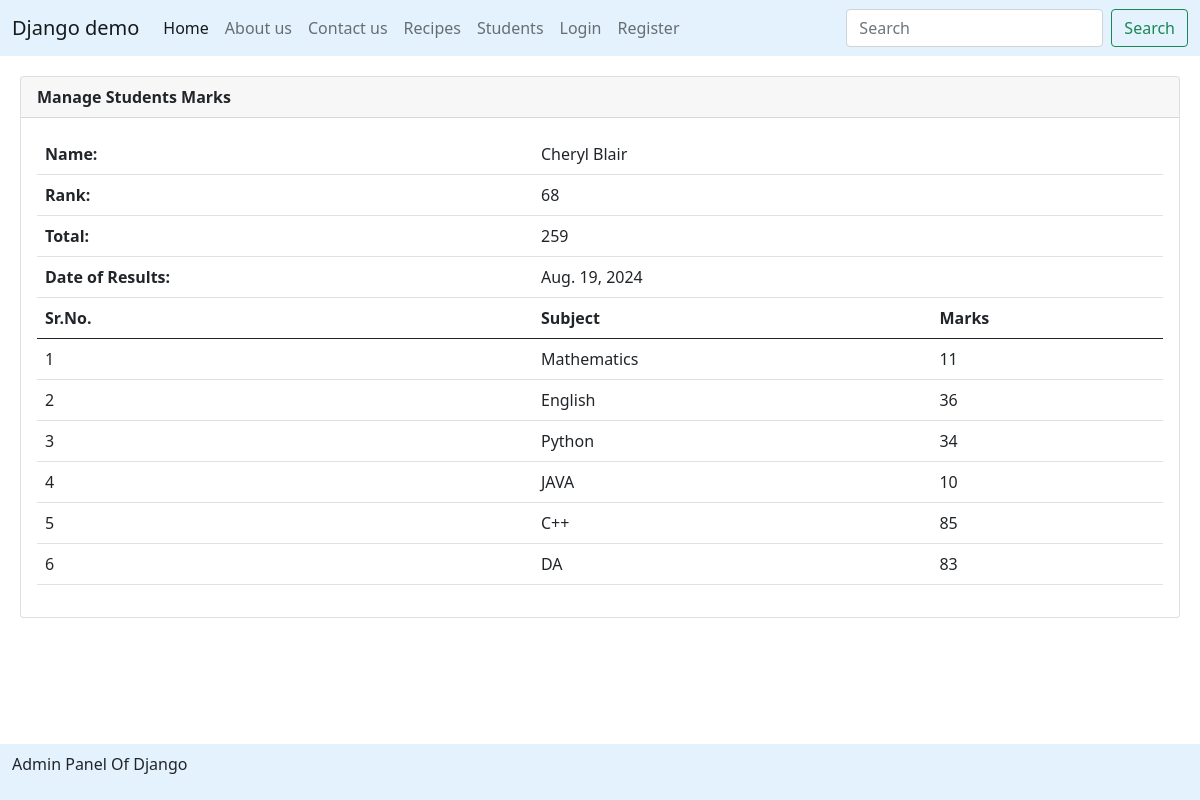
/students/marks/STU-0222, run on the app's committed database.
### recipe/models.py (models this page shows, shortened)
class SubjectMarks(models.Model):
    student = models.ForeignKey(Student, related_name="studentmarks", on_delete=models.CASCADE)
    subject = models.ForeignKey(Subject, on_delete=models.CASCADE)
    marks = models.IntegerField()
    class Meta:
        unique_together = ['student', 'subject']

class Student(models.Model):
    department = models.ForeignKey(Department, related_name="depart", on_delete=models.CASCADE)
    student_id = models.OneToOneField(StudentID, related_name="studentid", on_delete=models.CASCADE)
    name = models.CharField(max_length=100)
    email = models.EmailField()
    phone = models.CharField(max_length=100)
    age = models.IntegerField()
    address = models.TextField(null=True, blank=True)
    is_deleted = models.BooleanField(default=False)
    objects = StudentsManager()
    admin_objects = models.Manager()
    def __str__(self) -> str:
        return self.name
    class Meta:
        ordering = ['name']
        verbose_name = "student"

class ReportCard(models.Model):
    student = models.ForeignKey(Student, related_name="studentreportcard", on_delete=models.CASCADE)
    student_rank = models.IntegerField()
    date_of_report_card_generation = models.DateField(auto_now_add=True)
    class Meta:
        unique_together = ['student_rank', 'date_of_report_card_generation']

class Subject(models.Model):
    subject_name = models.CharField(max_length=100)
    def __str__(self) -> str:
        return self.subject_name

### recipe/views.py (the view)
# urls.py: path('students/marks/<student_id>', see_marks, name="see_marks"),
def see_marks(request, student_id):
   queryset = SubjectMarks.objects.filter(student__student_id__student_id = student_id)
   total_marks = queryset.aggregate(total_marks = Sum('marks'))
   context = {'page':'Django Student Marks', 'marks':queryset, 'total_marks':total_marks}
   return render(request, 'report/student_marks.html', context)

### recipe/templates/report/student_marks.html
{% extends "layouts/master.html" %}
{% block main %}
<div class="card" style="margin: 20px;">
    <div class="card-header">
       <b>Manage Students Marks</b>
    </div>
    <div class="card-body">
            <table class="table">
                <thead>
                    <tr>
                        <th>Name:</th>
                        <td colspan="2">{{ marks.first.student }}</td>
                    </tr>
                    <tr>
                        <th>Rank:</th>
                        <td colspan="2">{{ marks.first.student.studentreportcard.first.student_rank }}</td>
                    </tr>
                    <tr>
                        <th>Total:</th>
                        <td colspan="2">{{ total_marks.total_marks }}</td>
                    </tr>
                    <tr>
                        <th>Date of Results:</th>
                        <td colspan="2">{{ marks.first.student.studentreportcard.first.date_of_report_card_generation }}</td>
                    </tr>
                    <tr>
                        <th>Sr.No.</th>
                        <th>Subject</th>
                        <th>Marks</th>
                    </tr>
                </thead>
                <tbody>
                    {% for mark in marks %}
                    <tr>
                        <td>{{ forloop.counter }}</td>
                        <td>{{ mark.subject }}</td>
                        <td>{{ mark.marks }}</td>
                    </tr>
                    {% endfor %}
                </tbody>
            </table>
    </div>
</div>
<br>
<br>
<br>
<br>
<br>
    {% endblock %}

### data on the page
SubjectMarks: first.student "Cheryl Blair", first.student.studentreportcard.first.student_rank "68", first.student.studentreportcard.first.date_of_report_card_generation "Aug. 19, 2024", subject "Mathematics", marks "11"
SubjectMarks: subject "English", marks "36"
SubjectMarks: subject "Python", marks "34"
SubjectMarks: subject "JAVA", marks "10"
SubjectMarks: subject "C++", marks "85"
SubjectMarks: subject "DA", marks "83"

### other printed values
{{ total_marks.total_marks }} "259"
